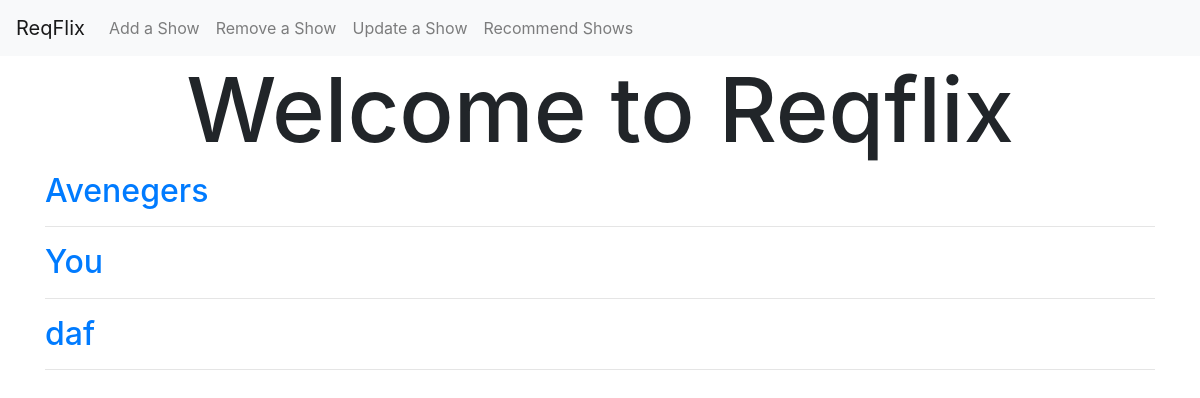
Before: / with the older database file.
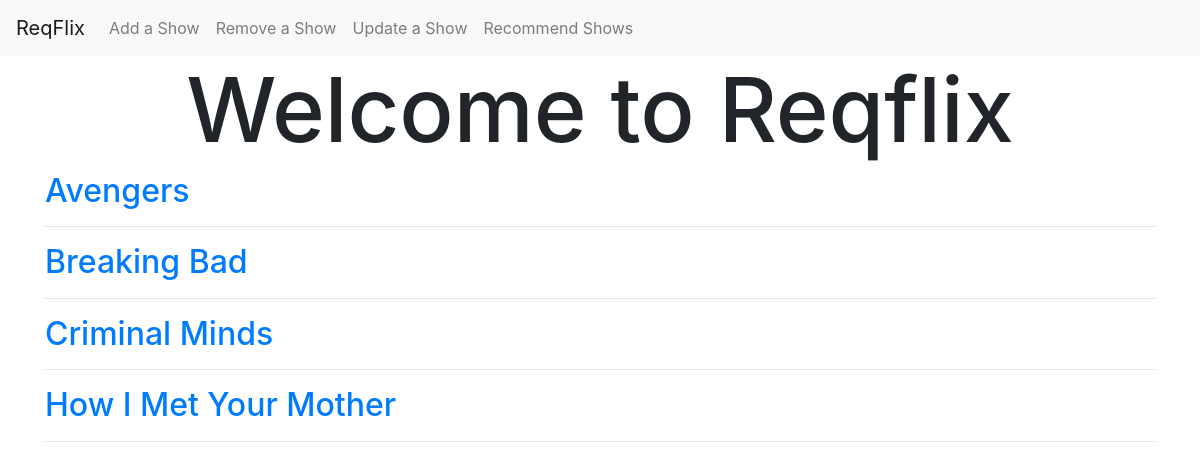
After: the same page with the newer database file.
### tables this page shows
CREATE TABLE posts (
    id INTEGER PRIMARY KEY AUTOINCREMENT,

    title TEXT NOT NULL,
    genre TEXT,
    minutes int,
    actor text
);

### main.py (the view)
@app.route('/')
def index():
    conn = get_db_connection()
    posts = conn.execute('SELECT * FROM posts ORDER BY TITLE').fetchall()
    conn.close()
    return render_template('index.html', posts=posts)

### main.py (called while the page is built)
def get_db_connection():
    conn = sqlite3.connect('database.db')
    conn.row_factory = sqlite3.Row
    return conn

### templates/index.html (shortened to what this page needs)
{% extends 'base.html' %}
{% block content %}
<h1 style="font-size:90px;" align="center">{% block title %} Welcome to Reqflix {% endblock %}</h1>
{% for post in posts %}
<a href="{{ url_for('post', post_id=post['id']) }}">
    <h2>{{ post['title'] }}
    </h2>
</a>
<hr>
{% endfor %}
{% endblock %}

### templates/base.html (shortened to what this page needs)
<html lang="en">
<head>
    <link rel="stylesheet" href="https://stackpath.bootstrapcdn.com/bootstrap/4.3.1/css/bootstrap.min.css"
>
</head>
<body>
<nav class="navbar navbar-expand-md navbar-light bg-light">
    <a class="navbar-brand" href="{{ url_for('index')}}">ReqFlix</a>
    <div class="collapse navbar-collapse" id="navbarNav">
        <ul class="navbar-nav">
                  <li class="nav-item">
            <a class="nav-link" href="{{url_for('create')}}">Add a Show</a>
        </li>
            <li class="nav-item">
            <a class="nav-link" href="{{url_for('remove')}}">Remove a Show</a>
        </li>
            <li class="nav-item">
            <a class="nav-link" href="{{url_for('update')}}">Update a Show</a>
        </li>
            <li class="nav-item">
            <a class="nav-link" href="{{url_for('recommend')}}">Recommend Shows</a>
        </li>
        </ul>
    </div>
</nav>
<div class="container">
    {% block content %} {% endblock %}
</div>
</body>
</html>

Changed rows visible on the page:
removed posts: title "You"
changed posts: title "Avenegers" → "Avengers"
changed posts: title "daf" → "Breaking Bad"
added posts: title "Criminal Minds"
added posts: title "How I Met Your Mother"
